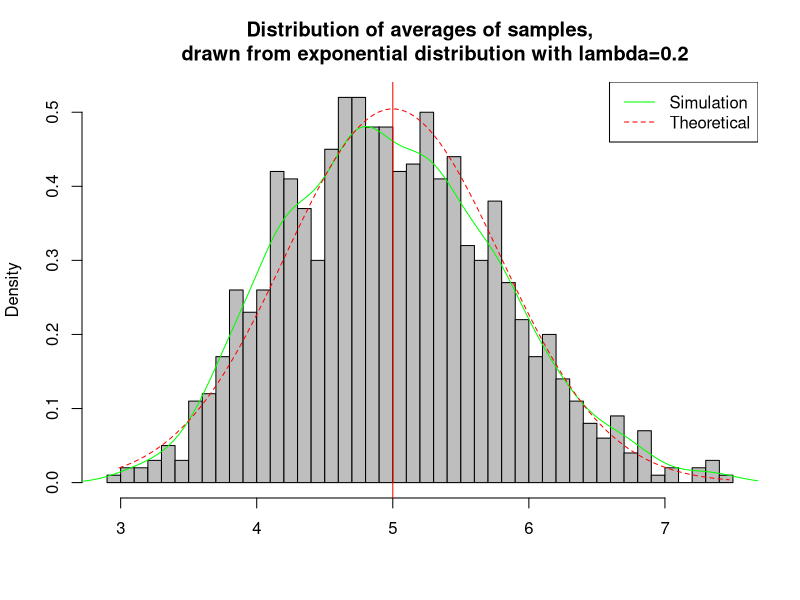
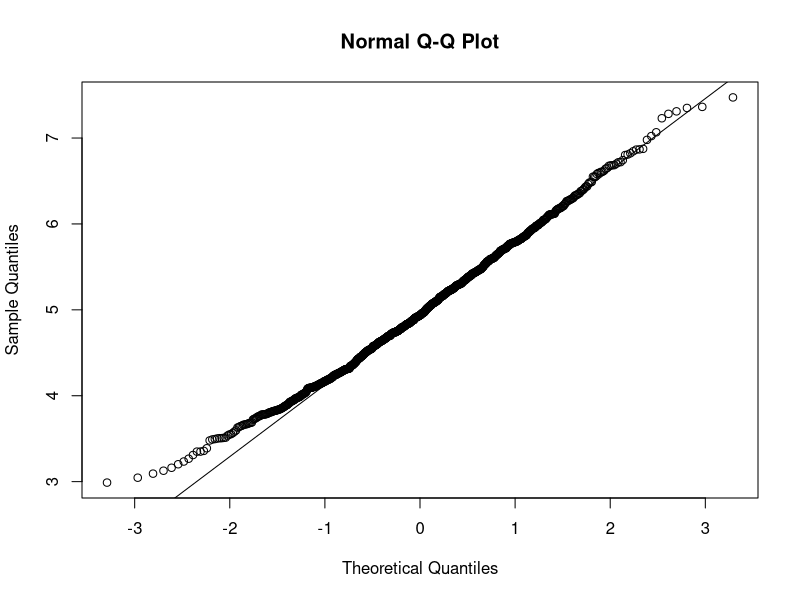
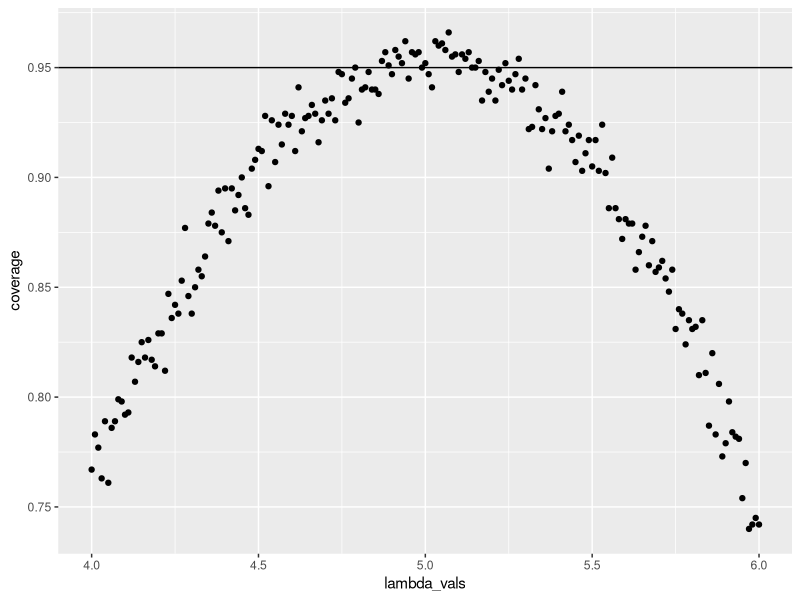

Reproduce these figures in R, in order.
## ---- chunk 1
## Define seed (to make reproducible)
set.seed(3)

## Set the value of lambda
lambda <- 0.2

## Setnumber of simulations
num_sim <- 1000

## Set the sample size
sample_size <- 40

## Define a matrix with the sample
sim <- matrix(rexp(num_sim*sample_size, rate=lambda), num_sim, sample_size)
row_means <- rowMeans(sim)
## ---- chunk 2
## Plot the histogram of averages
hist(row_means, breaks=50, prob=TRUE,
     main="Distribution of averages of samples,
     drawn from exponential distribution with lambda=0.2",
     xlab="", ylab="Density", col="grey")

## Add the density of the averages of samples
lines(density(row_means), col="green")

## Theoretical center of distribution
abline(v=1/lambda, col="red")

## Theoretical density of the averages of samples
xfit <- seq(min(row_means), max(row_means), length=100)
yfit <- dnorm(xfit, mean=1/lambda, sd=(1/lambda/sqrt(sample_size)))
lines(xfit, yfit, pch=22, col="red", lty=2)

## Add the legend
legend('topright', c("Simulation", "Theoretical"), lty=c(1,2), col=c("green", "red"))
## ---- chunk 3
qqnorm(row_means); qqline(row_means)
## ---- chunk 4
## Define lambda values
lambda_vals <- seq(4, 6, by=0.01)

## Construct coverage
coverage <- sapply(lambda_vals, function(lamb) {
    mu_hats <- rowMeans(matrix(rexp(sample_size*num_sim, rate=0.2),
                               num_sim, sample_size))
    ll <- mu_hats - qnorm(0.975) * sqrt(1/lambda**2/sample_size)
    ul <- mu_hats + qnorm(0.975) * sqrt(1/lambda**2/sample_size)
    mean(ll < lamb & ul > lamb)
})

library(ggplot2)
## Plot the graphic
qplot(lambda_vals, coverage) + geom_hline(yintercept=0.95)
